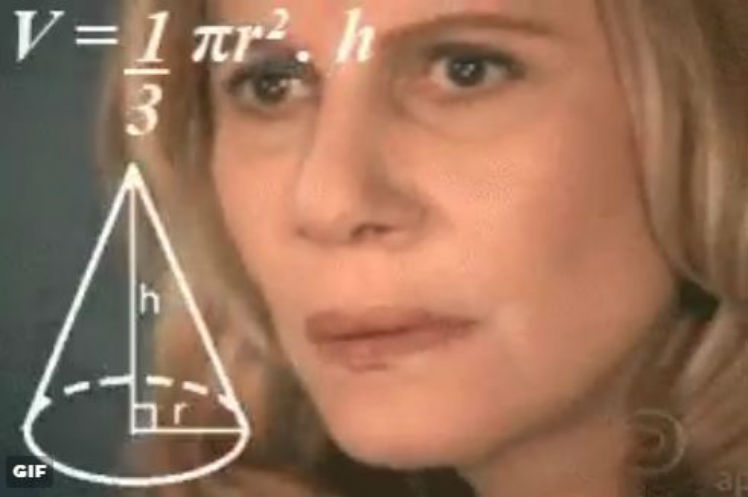
#> input picture list_02/nazare-confusa.jpg, 748 x 497 px
$ python test_02.py
#> lines starting #> are read from the running program, lines starting #| are printed output that depends on the picture
'''
1.  Através de uma implementação, aumente o brilho de uma imagem e pinte faixas pretas
    verticais em uma imagem para obter o seguinte efeito:
'''
import cv2
import numpy as np

alpha = 1.5     # Simple contrast control
beta = 70      # Simple brightness control

image_original = cv2.imread('nazare-confusa.jpg')
#> image_original is the input picture: shape (497, 748, 3); mean B, G, R 90.6, 114.1, 152.9

image = cv2.cvtColor(image_original, cv2.COLOR_BGR2GRAY)
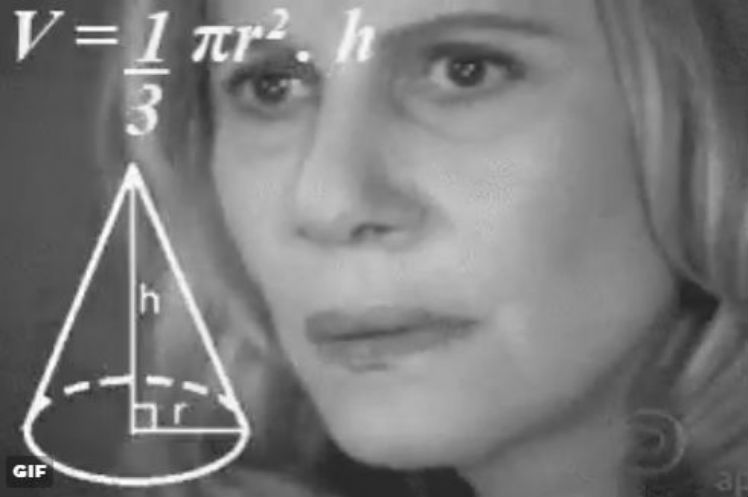
#> image: shape (497, 748); min 16, max 255, mean 123.1

new_image = np.zeros(image.shape, image.dtype)

for y in range(image.shape[0]):
    black = True
    aux = 1
    for x in range(image.shape[1]):
        if (black and aux % 16 == 0) or (not black and aux % 8 == 0):
            black = not black
            aux = 1
        aux += 1
        if black:
            new_image[y,x] = np.clip(0, 0, 255)
        else:
            new_image[y,x] = np.clip(alpha*image[y,x] + beta, 0, 255)
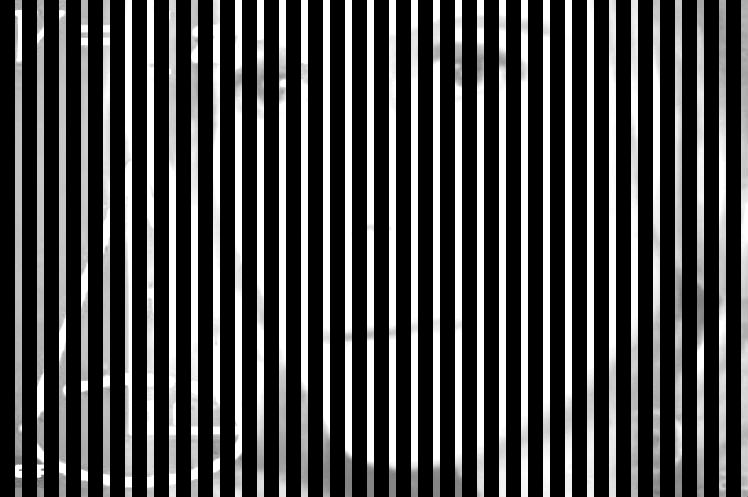
#> new_image: shape (497, 748); min 0, max 255, mean 72.9

print(new_image.shape)
#| (497, 748)
cv2.imshow('R-RGB', new_image)

# Imprimindo a imagem
cv2.waitKey(0)

$ run again, with list_02/luke_age.jpg copied over list_02/nazare-confusa.jpg
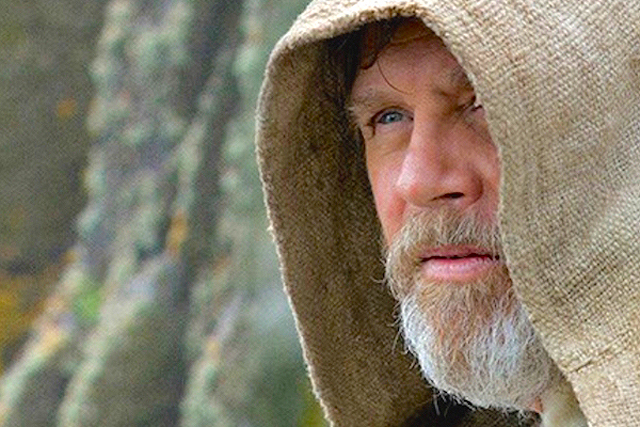
#> input picture list_02/luke_age.jpg, 640 x 427 px
#> image_original is the input picture: shape (427, 640, 3); mean B, G, R 105.4, 123.5, 132.1
#> `image = cv2.cvtColor(image_original, cv2.COLOR_BGR2GRAY)`:
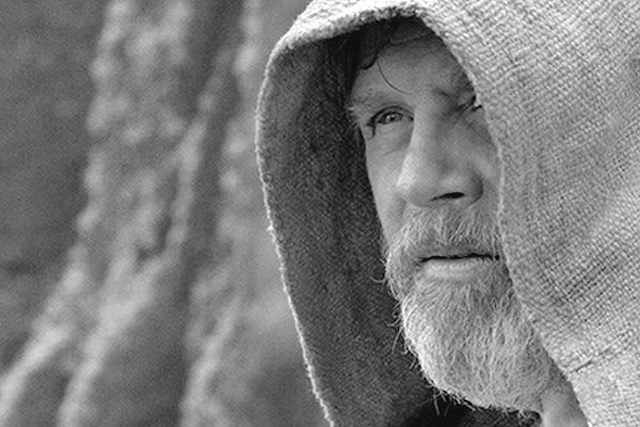
#> image: shape (427, 640); min 0, max 255, mean 124
#> after the loop `for y in range(image.shape[0]):`:
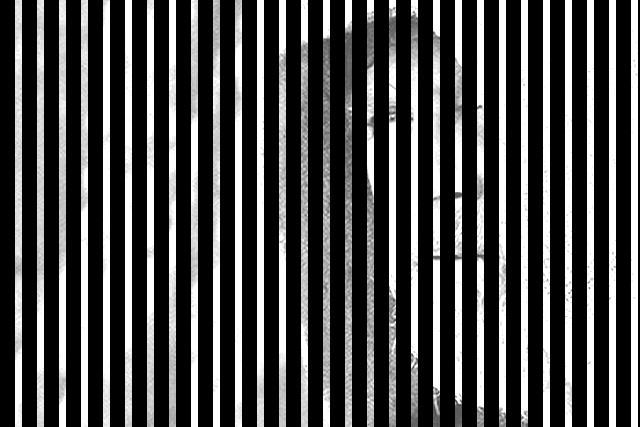
#> new_image: shape (427, 640); min 0, max 255, mean 72.8
#| (427, 640)
